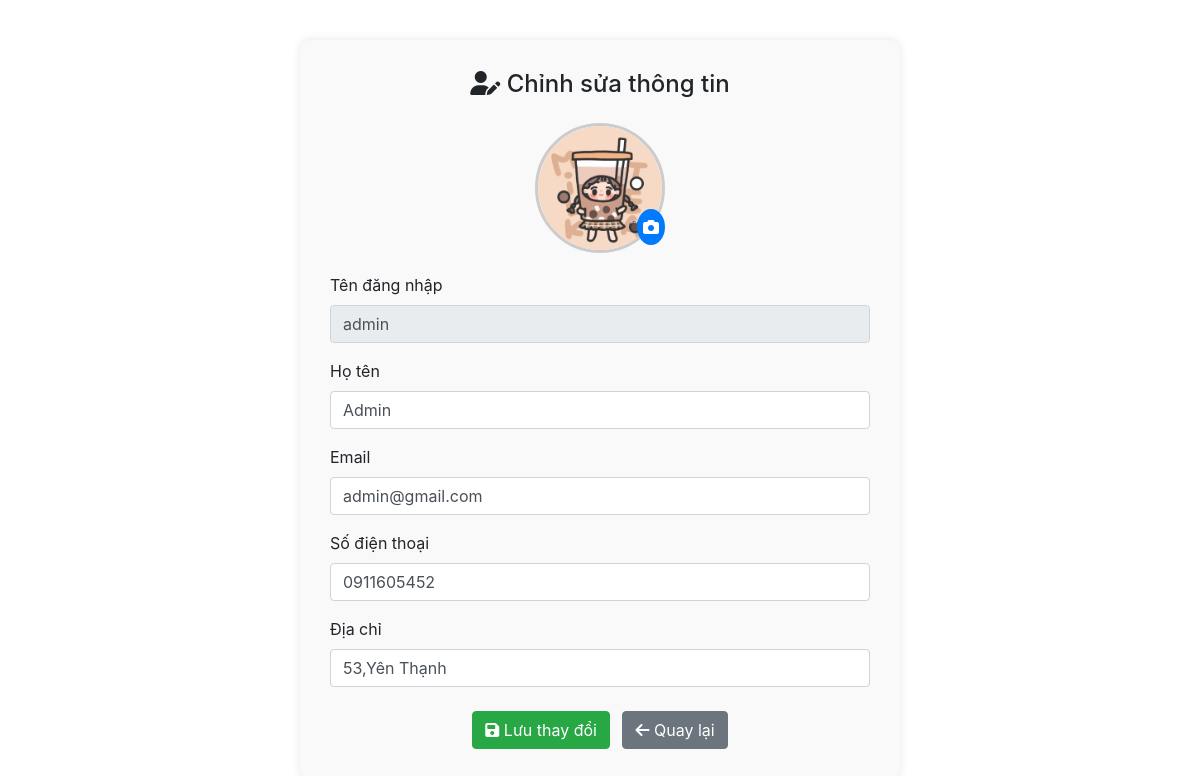
The page /login/edit_profile.php (signed in) on the database its author committed.
### tables this page shows
CREATE TABLE `account` (
  `account_ID` int(11) NOT NULL,
  `role_ID` int(11) DEFAULT NULL,
  `username` varchar(20) DEFAULT NULL,
  `password` varchar(60) DEFAULT NULL,
  `email` varchar(50) DEFAULT NULL,
  `fullname` varchar(60) DEFAULT NULL,
  `phone_number` varchar(11) DEFAULT NULL,
  `address` varchar(100) DEFAULT NULL,
  `avatar` varchar(255) DEFAULT NULL,
  `reset_token` varchar(255) DEFAULT NULL,
  `reset_expires` datetime DEFAULT NULL,
  `created_at` timestamp NOT NULL DEFAULT current_timestamp(),
  `updated_at` timestamp NOT NULL DEFAULT current_timestamp() ON UPDATE current_timestamp(),
  `status` tinyint(1) NOT NULL DEFAULT 1
);

### database/dbhelper.php (called while the page is built, shortened)
<?php
function getConnection() {
    $conn = mysqli_connect(HOST, USERNAME, PASSWORD, DATABASE);
    mysqli_set_charset($conn, 'utf8mb4');
    return $conn;
}
function executeSingleResult($sql, $params = []) {
    $conn = getConnection();
    $row = null;
    if (empty($params)) {
        $result = mysqli_query($conn, $sql);
        if ($result) {
            $row = mysqli_fetch_array($result, 1);
        } else {
            error_log("SQL Error (executeSingleResult no params): " . mysqli_error($conn) . " | SQL: " . $sql);
        }
    }
    return $row;
}
?>

### login/edit_profile.php (the view, shortened to what this page needs)
<?php
require_once('../database/dbhelper.php');
$username = htmlspecialchars($_COOKIE['username']);
$sql = "SELECT * FROM Account WHERE username = '$username'";
$account = executeSingleResult($sql);
$avatarFile = !empty($account['avatar']) && file_exists("../uploads/avatar/" . $account['avatar'])
    ? "../uploads/avatar/" . $account['avatar']
    : "../admin/assets/img/default-avatar.png";
?>
<!DOCTYPE html>
<html lang="vi">
<head>
    <link rel="stylesheet" href="https://cdn.jsdelivr.net/npm/bootstrap@4.6.2/dist/css/bootstrap.min.css">
    <link rel="stylesheet" href="https://cdnjs.cloudflare.com/ajax/libs/font-awesome/6.5.1/css/all.min.css">
</head>
<body>
<div class="container edit-container">
    <h4 class="text-center mb-4"><i class="fas fa-user-edit"></i> Chỉnh sửa thông tin</h4>
    <form method="POST" enctype="multipart/form-data">
        <div class="avatar-wrapper">
            <img id="avatarPreview" src="<?= $avatarFile ?>?t=<?= time() ?>" alt="Avatar"
                 onerror="this.onerror=null;this.src='../admin/assets/img/default-avatar.png';">
            <label for="avatar"><i class="fas fa-camera"></i></label>
        </div>
        <div class="form-group">
            <label>Tên đăng nhập</label>
            <input type="text" class="form-control" value="<?= htmlspecialchars($account['username']) ?>" readonly>
        </div>
        <div class="form-group">
            <label>Họ tên</label>
            <input type="text" name="fullname" class="form-control" required value="<?= htmlspecialchars($account['fullname']) ?>">
        </div>
        <div class="form-group">
            <label>Email</label>
            <input type="email" name="email" class="form-control" required value="<?= htmlspecialchars($account['email']) ?>">
        </div>
        <div class="form-group">
            <label>Số điện thoại</label>
            <input type="text" name="phone_number" class="form-control" value="<?= htmlspecialchars($account['phone_number']) ?>">
        </div>
        <div class="form-group">
            <label>Địa chỉ</label>
            <input type="text" name="address" class="form-control" value="<?= htmlspecialchars($account['address']) ?>">
        </div>
        <div class="text-center mt-4">
            <button type="submit" class="btn btn-success"><i class="fas fa-save"></i> Lưu thay đổi</button>
            <a href="profile.php" class="btn btn-secondary ml-2"><i class="fas fa-arrow-left"></i> Quay lại</a>
        </div>
    </form>
</div>
</body>
</html>

### login/edit_profile.php (style rules this page uses)
.edit-container { max-width: 600px; margin: 40px auto; background-color: #f9f9f9; padding: 30px; border-radius: 10px; box-shadow: 0 0 10px rgba(0,0,0,0.1); }
.avatar-wrapper { position: relative; width: 130px; height: 130px; margin: 0 auto 20px; }
.avatar-wrapper img { width: 130px; height: 130px; object-fit: cover; border-radius: 50%; border: 3px solid #ccc; }
.avatar-wrapper label { position: absolute; bottom: 0; right: 0; background: #007bff; color: #fff; border-radius: 50%; padding: 6px; cursor: pointer; }

### rows shown on the page
account: avatar (picture), username "admin", fullname "Admin", email "admin@gmail.com", phone_number "0911605452", address "53,Yên Thạnh"
